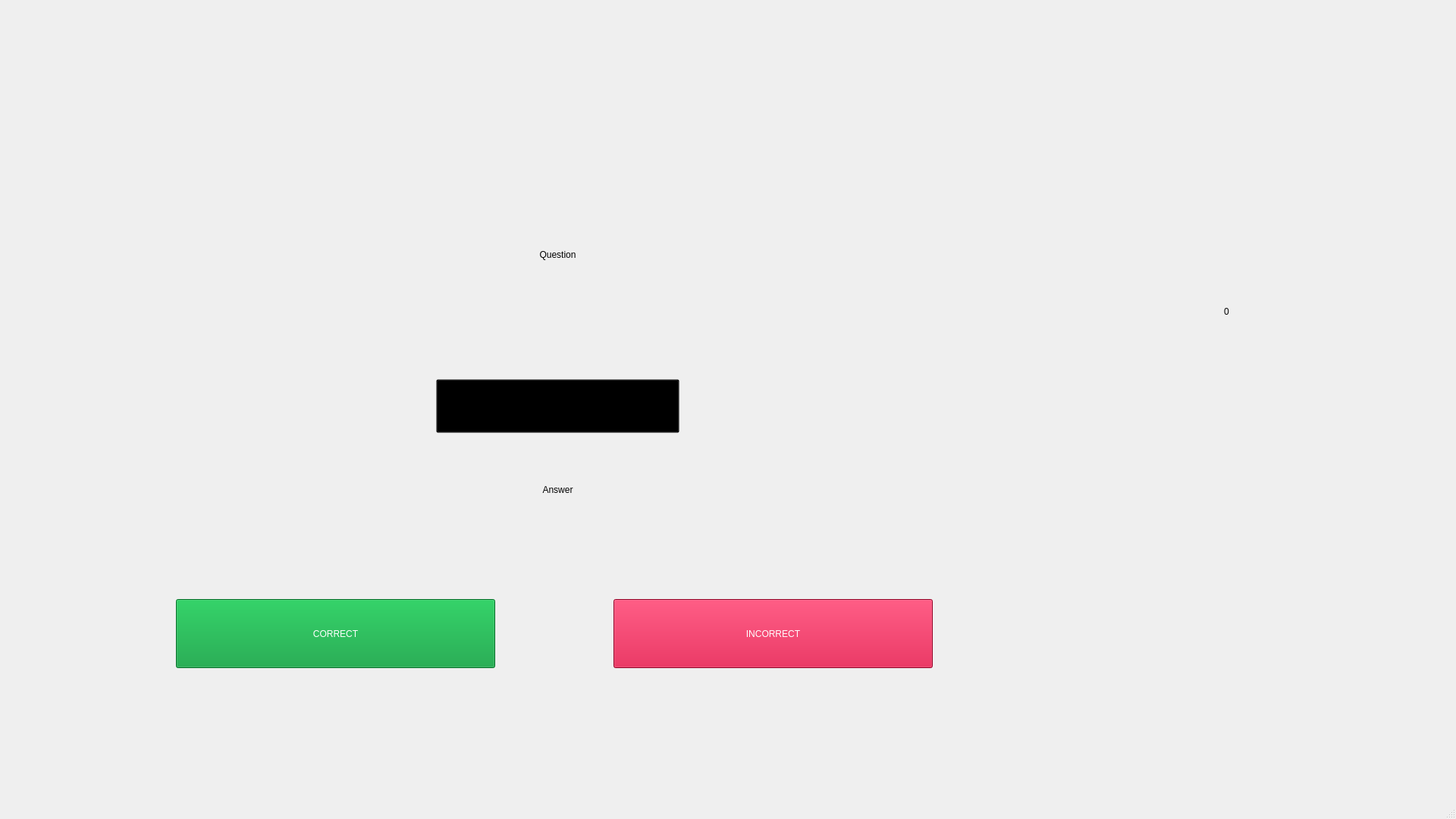
<?xml version="1.0" encoding="UTF-8"?>
<ui version="4.0">
 <class>Play_UZ</class>
 <widget class="QMainWindow" name="Play_UZ">
  <property name="geometry">
   <rect>
    <x>0</x>
    <y>0</y>
    <width>1920</width>
    <height>1080</height>
   </rect>
  </property>
  <property name="windowTitle">
   <string>Play U-Z</string>
  </property>
  <property name="windowIcon">
   <iconset resource="vocab_pic1.qrc">
    <normaloff>:/image/Picture/cards.png</normaloff>:/image/Picture/cards.png</iconset>
  </property>
  <property name="styleSheet">
   <string notr="true">background-image: url(:/image/Picture/play_menu.jpg);</string>
  </property>
  <widget class="QWidget" name="centralwidget">
   <widget class="QPushButton" name="btn_play">
    <property name="geometry">
     <rect>
      <x>690</x>
      <y>400</y>
      <width>88</width>
      <height>88</height>
     </rect>
    </property>
    <property name="toolTip">
     <string>&lt;html&gt;&lt;head/&gt;&lt;body&gt;&lt;p&gt;กดปุ่มเพื่อเล่นสุ่มคำศัพท์&lt;/p&gt;&lt;/body&gt;&lt;/html&gt;</string>
    </property>
    <property name="styleSheet">
     <string notr="true">background-image: url(:/image/Picture/play.png);</string>
    </property>
    <property name="text">
     <string/>
    </property>
    <property name="iconSize">
     <size>
      <width>20</width>
      <height>20</height>
     </size>
    </property>
    <property name="autoDefault">
     <bool>false</bool>
    </property>
    <property name="default">
     <bool>false</bool>
    </property>
    <property name="flat">
     <bool>true</bool>
    </property>
   </widget>
   <widget class="QPushButton" name="btn_correct">
    <property name="geometry">
     <rect>
      <x>232</x>
      <y>790</y>
      <width>421</width>
      <height>91</height>
     </rect>
    </property>
    <property name="styleSheet">
     <string notr="true">QPushButton{
	font: 25pt &quot;Mitr SemiBold&quot;;
	color: rgb(255, 255, 255);
	background: #009933;
}
QPushButton:pressed {
    background-color: #009960;
}</string>
    </property>
    <property name="text">
     <string>CORRECT</string>
    </property>
   </widget>
   <widget class="QPushButton" name="btn_back">
    <property name="geometry">
     <rect>
      <x>110</x>
      <y>90</y>
      <width>93</width>
      <height>93</height>
     </rect>
    </property>
    <property name="toolTip">
     <string>&lt;html&gt;&lt;head/&gt;&lt;body&gt;&lt;p&gt;กดปุ่มเพื่อกลับหน้าแรก&lt;/p&gt;&lt;/body&gt;&lt;/html&gt;</string>
    </property>
    <property name="styleSheet">
     <string notr="true">background-image: url(:/image/Picture/back.png);</string>
    </property>
    <property name="text">
     <string/>
    </property>
    <property name="flat">
     <bool>true</bool>
    </property>
   </widget>
   <widget class="QPushButton" name="btn_show">
    <property name="geometry">
     <rect>
      <x>575</x>
      <y>500</y>
      <width>321</width>
      <height>71</height>
     </rect>
    </property>
    <property name="styleSheet">
     <string notr="true">QPushButton{
	font: 25pt &quot;Mitr SemiBold&quot;;
	color: dark;
	background: transparent;
}
QPushButton:pressed {
    background-color: #a3ffdd;
}</string>
    </property>
    <property name="text">
     <string>SHOW ANSWER</string>
    </property>
   </widget>
   <widget class="QPushButton" name="btn_incorrect">
    <property name="geometry">
     <rect>
      <x>809</x>
      <y>790</y>
      <width>421</width>
      <height>91</height>
     </rect>
    </property>
    <property name="styleSheet">
     <string notr="true">QPushButton{
	font: 25pt &quot;Mitr SemiBold&quot;;
	color: rgb(255, 255, 255);
	background: #CC0033;
}
QPushButton:pressed {
    background-color: #CC0050;
}</string>
    </property>
    <property name="text">
     <string>INCORRECT</string>
    </property>
   </widget>
   <widget class="QLabel" name="label_question">
    <property name="geometry">
     <rect>
      <x>470</x>
      <y>310</y>
      <width>531</width>
      <height>51</height>
     </rect>
    </property>
    <property name="styleSheet">
     <string notr="true">font: 20pt &quot;Mitr SemiBold&quot;;
background: transparent;</string>
    </property>
    <property name="text">
     <string>Question</string>
    </property>
    <property name="alignment">
     <set>Qt::AlignCenter</set>
    </property>
   </widget>
   <widget class="QLabel" name="label_answer">
    <property name="geometry">
     <rect>
      <x>470</x>
      <y>620</y>
      <width>531</width>
      <height>51</height>
     </rect>
    </property>
    <property name="styleSheet">
     <string notr="true">font: 20pt &quot;Mitr SemiBold&quot;;
background: transparent;</string>
    </property>
    <property name="text">
     <string>Answer</string>
    </property>
    <property name="alignment">
     <set>Qt::AlignCenter</set>
    </property>
   </widget>
   <widget class="QLabel" name="label_score">
    <property name="geometry">
     <rect>
      <x>1457</x>
      <y>385</y>
      <width>321</width>
      <height>51</height>
     </rect>
    </property>
    <property name="styleSheet">
     <string notr="true">font: 40pt &quot;Mitr SemiBold&quot;;
background: transparent;</string>
    </property>
    <property name="text">
     <string>0</string>
    </property>
    <property name="alignment">
     <set>Qt::AlignCenter</set>
    </property>
   </widget>
  </widget>
  <widget class="QMenuBar" name="menubar">
   <property name="geometry">
    <rect>
     <x>0</x>
     <y>0</y>
     <width>1920</width>
     <height>26</height>
    </rect>
   </property>
  </widget>
  <widget class="QStatusBar" name="statusbar"/>
 </widget>
 <resources>
  <include location="vocab_pic1.qrc"/>
 </resources>
 <connections/>
</ui>
